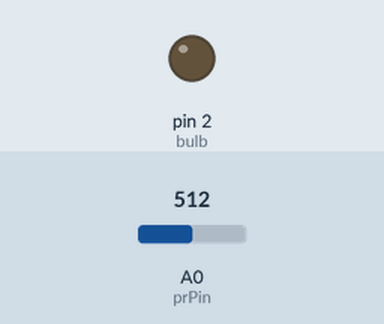
Bench run of a sketch on a simulated Arduino Uno, built with avr-gcc and run on an emulated ATmega328P. Shown: output pins drawn as LEDs (lit = HIGH). The inputs (shaded band) are chosen by the test bench; at power-on: A0 (prPin) = 512.

Above: at 1.2 s.
1.3 s: A0 (prPin) set to 484
At 2.5 s:
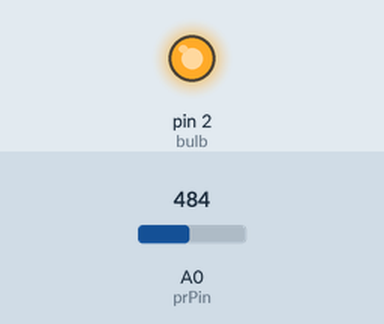
2.8 s: A0 (prPin) set to 510
At 3.8 s:
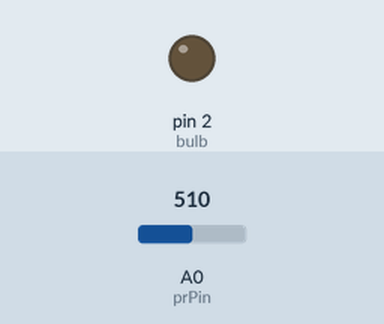
4.3 s: A0 (prPin) set to 490
At 4.9 s:
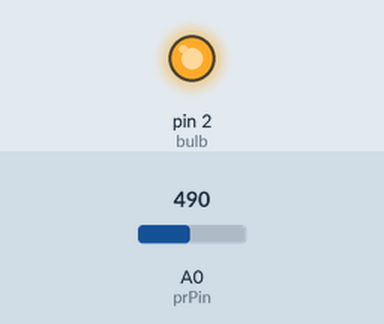
Timing chart, 0 to 7.3 s (numbered marks = the images above; inputs shaded):
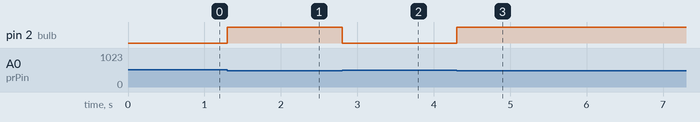

Measured:
- the behaviour switches between 501 and 500 on A0 (prPin) (found by bisection; images 0 and 1)
- after the input at 1.3 s, pin 2 (bulb): LOW → HIGH at once
- after the input at 2.8 s, pin 2 (bulb): HIGH → LOW at once
- after the input at 4.3 s, pin 2 (bulb): LOW → HIGH at once

The sketch:

lighting.ino
```cpp
// C++ code
//
int prPin = A0;
int bulb = 2;
int threshold = 500;

void setup()
{
  pinMode(bulb, OUTPUT);
  Serial.begin(9600);
}

void loop()
{
  if(analogRead(prPin) > threshold ){
    //Serial.println("The sun is out"); Optional
    digitalWrite(bulb, LOW);
  } else {
    //Serial.println("Darkness"); Optional
    digitalWrite(bulb, HIGH);
  }
}
```
